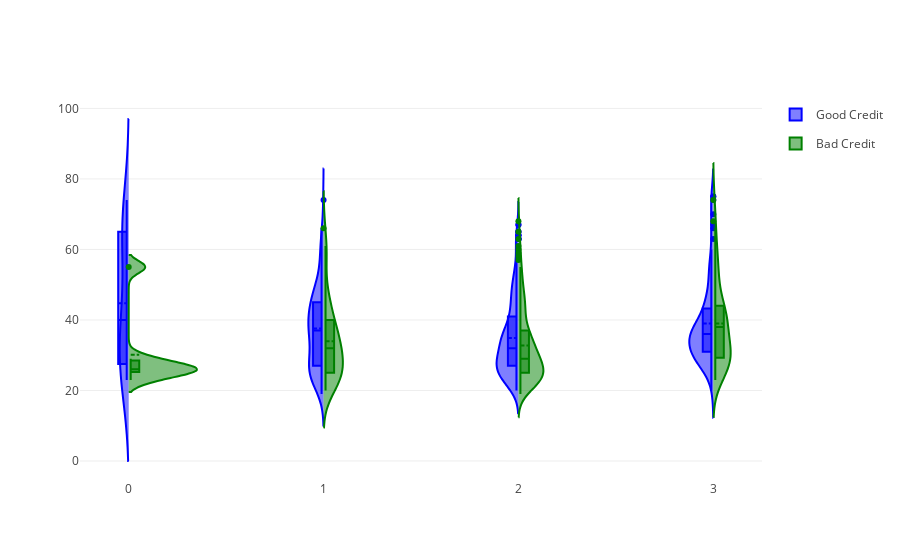

Notebook cell for this chart:
### Code cell
fig = {
    "data": [
        {
            "type": 'violin',
            "x": df_good['Job'],
            "y": df_good['Age'],
            "legendgroup": 'Good Credit',
            "scalegroup": 'No',
            "name": 'Good Credit',
            "side": 'negative',
            "box": {
                "visible": True
            },
            "meanline": {
                "visible": True
            },
            "line": {
                "color": 'blue'
            }
        },
        {
            "type": 'violin',
            "x": df_bad['Job'],
            "y": df_bad['Age'],
            "legendgroup": 'Bad Credit',
            "scalegroup": 'No',
            "name": 'Bad Credit',
            "side": 'positive',
            "box": {
                "visible": True
            },
            "meanline": {
                "visible": True
            },
            "line": {
                "color": 'green'
            }
        }
    ],
    "layout" : {
        "yaxis": {
            "zeroline": False,
        },
        "violingap": 0,
        "violinmode": "overlay"
    }
}


py.iplot(fig, filename = 'Age-Housing', validate = False)

### Figure 1 — Plotly figure (JSON) as saved in the notebook; plotly's stock layout.template omitted (floating-point values rounded to 4 significant figures; data arrays with more than 128 entries replaced by an {"elided": "..."} marker saying what was removed)
{"data": [{"type": "violin", "x": {"elided": "700 int values"}, "y": {"elided": "700 int values"}, "legendgroup": "Good Credit", "scalegroup": "No", "name": "Good Credit", "side": "negative", "box": {"visible": true}, "meanline": {"visible": true}, "line": {"color": "blue"}}, {"type": "violin", "x": {"elided": "300 int values"}, "y": {"elided": "300 int values"}, "legendgroup": "Bad Credit", "scalegroup": "No", "name": "Bad Credit", "side": "positive", "box": {"visible": true}, "meanline": {"visible": true}, "line": {"color": "green"}}], "layout": {"yaxis": {"zeroline": false, "type": "linear", "range": [-5.393, 102.4], "autorange": true}, "violingap": 0, "violinmode": "overlay", "xaxis": {"type": "linear", "range": [-0.25, 3.25], "autorange": true}, "autosize": true}}
